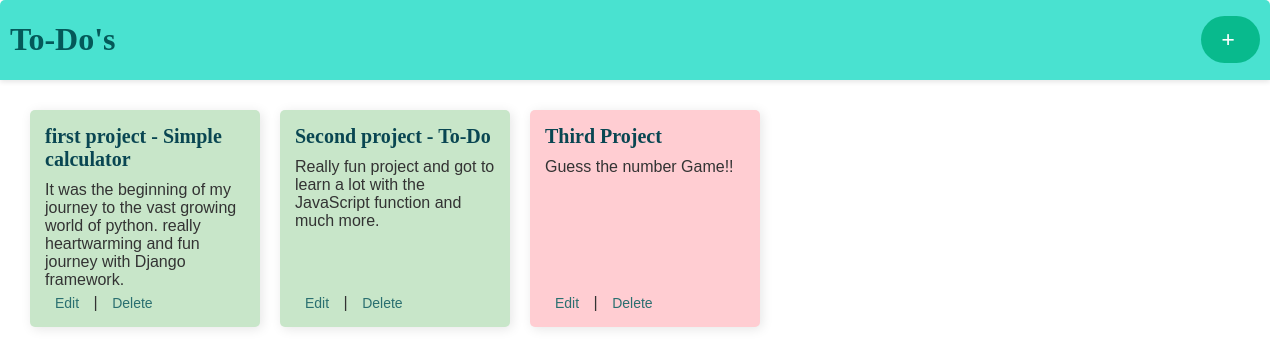
The page / on the database its author committed.
### ToDoList_app/models.py (models this page shows, shortened)
class todoItem(models.Model):
    title = models.CharField(max_length=200)
    description = models.TextField(blank=True)
    completed = models.BooleanField(default=False)
    deleted = models.BooleanField(default=False)  # Add this line
    deleted_at = models.DateTimeField(null=True, blank=True)

### ToDoList_app/views.py (the view)
# urls.py: path('', views.index, name='index'),
def index(request):
    todos = todoItem.objects.all()
    return render(request, 'index.html', {'todos' : todos} )

### ToDoList_app/templates/index.html (shortened to what this page needs)
<!DOCTYPE html>
<html lang="en">
<head>
</head>
<body>
    <div class="header">
        <h1>To-Do's</h1>
        <a href="{% url 'add_todo' %}" class="add-todo">
            <span>+</span>
        </a>
    </div>
    <div class="todo-container">
        {% for todo in todos %}
        <div class="todo-item {% if todo.completed %}completed{% else %}not-completed{% endif %}">
            <h3>{{ todo.title }}</h3>
            <p>{{ todo.description }}</p>
            <div>
                <a href="{% url 'update_todo' todo.id %}">Edit</a> |
                <a href="#" onclick="confirmDelete(event, '{% url 'delete_todo' todo.id %}');">Delete</a>
            </div>
        </div>
        {% endfor %}
    </div>
</body>
</html>

### ToDoList_app/templates/index.html (style rules this page uses)
body { font-family: Arial, sans-serif; color: #333333; margin: 0; padding: 0; }
.header { display: flex; align-items: center; justify-content: space-between; padding-left: 10px; padding-right: 10px; background-color: #49e2d0; color: #045959; font-family: 'Times New Roman', Times, serif; border-top-left-radius: 5px; border-top-right-radius: 5px; box-shadow: 0 2px 5px rgba(0, 0, 0, 0.1); }
.add-todo { padding: 10px 20px; border-radius: 50px; text-decoration: none; color: white; background-color: #08ba8d; font-size: 20px; display: inline-flex; align-items: center; }
.add-todo span { margin-right: 5px; font-weight: bold; font-size: 24px; }
.todo-container { display: flex; flex-wrap: wrap; gap: 20px; padding: 30px; width: 100%; }
.todo-item { padding: 15px; width: 200px; box-shadow: 2px 2px 12px rgba(0, 0, 0, 0.1); background-color: white; display: flex; flex-direction: column; justify-content: space-between; position: relative; border-radius: 5px; margin-bottom: 20px; }
.todo-item.completed { background-color: #c8e6c9; }
.todo-item.not-completed { background-color: #ffcdd2; }
.todo-item h3 { margin: 0; font-family: Georgia, 'Times New Roman', Times, serif; font-size: 20px; color: #094652; }
.todo-item p { margin: 5px 0; margin-top: 10px; flex-grow: 1; font-size: 16px; color: #333333; }
.todo-item a { text-decoration: none; color: #2a6f70; font-size: 14px; margin: 10px; }

### rows shown on the page
todoItem: title "first project - Simple calculator", description "It was the beginning of my journey to the vast growing world of python. really heartwarming and fun journey with Django framework."
todoItem: title "Second project - To-Do", description "Really fun project and got to learn a lot with the JavaScript function and much more."
todoItem: title "Third Project", description "Guess the number Game!!"
